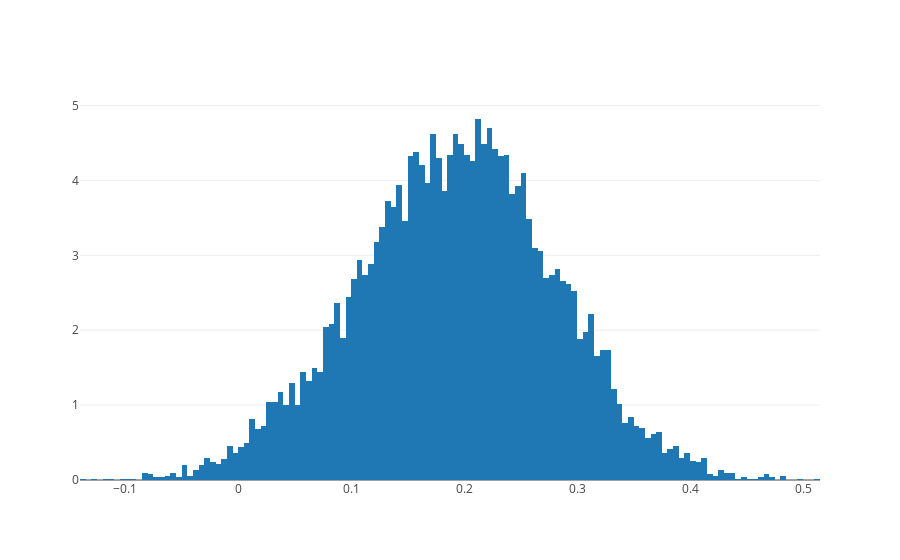

Write notebook code for a chart like this one.
### Code cell
iplot(data)

### Figure 1 — Plotly figure (JSON) as saved in the notebook; plotly's stock layout.template omitted (floating-point values rounded to 4 significant figures; data arrays with more than 128 entries replaced by an {"elided": "..."} marker saying what was removed)
{"data": [{"histnorm": "probability density", "type": "histogram", "x": {"elided": "10000 float values"}}], "layout": {}}
